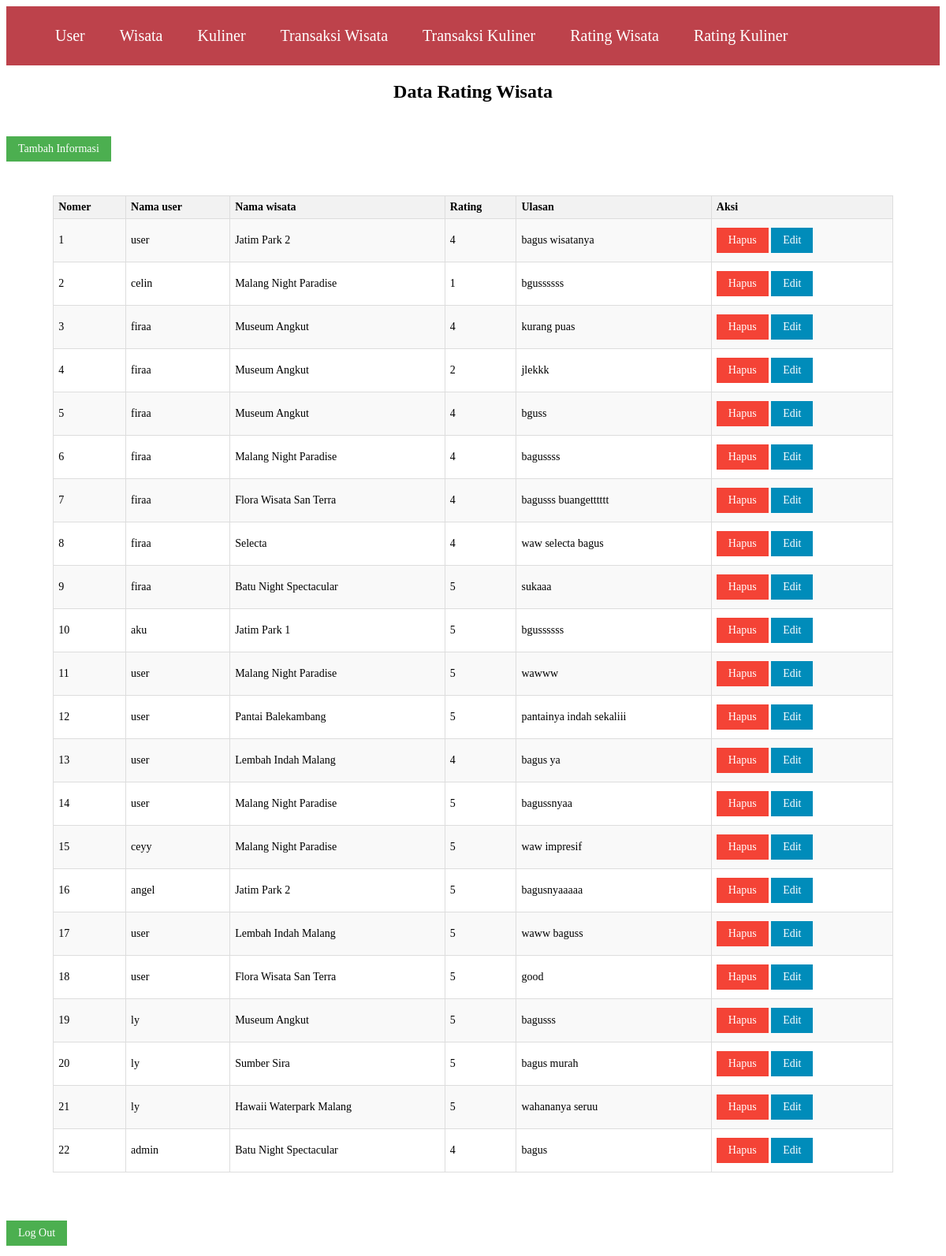
The app's page /admin/rating_wisata/index.php with its own data.
### tables this page shows
CREATE TABLE `rating_wisata` (
  `idrating_wisata` int(11) NOT NULL,
  `IDtransaksi` int(11) NOT NULL,
  `IDwisata` int(11) NOT NULL,
  `ID` int(11) NOT NULL,
  `rating` int(11) NOT NULL,
  `feedback` text NOT NULL
);

CREATE TABLE `user` (
  `nama` varchar(50) NOT NULL,
  `ID` int(11) NOT NULL,
  `username` varchar(50) NOT NULL,
  `password` varchar(50) NOT NULL,
  `level` varchar(50) NOT NULL
);

CREATE TABLE `wisata` (
  `nama_wisata` varchar(225) NOT NULL,
  `deskripsi_wisata` varchar(225) NOT NULL,
  `IDwisata` int(11) NOT NULL,
  `website_wisata` varchar(100) NOT NULL,
  `image` varchar(100) NOT NULL,
  `maps` varchar(100) NOT NULL,
  `jadwal` varchar(50) NOT NULL,
  `harga` decimal(10,3) NOT NULL
);

### admin/rating_wisata/index.php (the view, shortened to what this page needs)
<!DOCTYPE html>
<html lang="en">
<head>
    <link rel="stylesheet" href="../tabell.css">
    <link rel="stylesheet" href="https://unpkg.com/boxicon@latest/css/boxicons.min.css">
</head>
<body>
<header>
    <ul class="navbar">
        <a href="/Project UKL/admin/user/index.php">User</a>
        <a href="/Project UKL/admin/wisata/index.php">Wisata</a>
        <a href="/Project UKL/admin/kuliner/index.php">Kuliner</a>
        <a href="/Project UKL/admin/transaksi/index.php">Transaksi Wisata</a>
        <a href="/Project UKL/admin/transaksi_kuliner/index.php">Transaksi Kuliner</a>
        <a href="/Project UKL/admin/rating_wisata/index.php">Rating Wisata</a>
        <a href="/Project UKL/admin/rating_kuliner/index.php">Rating Kuliner</a>
    </ul>
</header>
    <section class="tabeltransaksi">
    <h1 class="heading">Data Rating Wisata</h1>
    <br>
        <a href="create.php" class="btn">Tambah Informasi</a>
        <br>
        <br>
        <table border="1" class="table">
            <tr>
                <th>Nomer</th>
                <th>Nama user</th>
                <th>Nama wisata</th>
                <th>Rating</th>
                <th>Ulasan</th>
                <th>Aksi</th>
            </tr>
            <?php
            include '../../koneksi.php';
            $query_mysql = mysqli_query($mysqli, "SELECT  user.nama, wisata.nama_wisata, rating_wisata.rating, rating_wisata.feedback
            FROM(( rating_wisata
            INNER JOIN user ON rating_wisata.ID=user.ID)
            INNER JOIN wisata ON rating_wisata.IDwisata=wisata.IDwisata);
            ") or die(mysqli_error($mysqli));
            $nomor = 1;
            while($data = mysqli_fetch_array($query_mysql)) {
            ?>
            <tr>
                <td><?php echo $nomor++; ?></td>
                <td><?php echo $data['nama']; ?></td>
                <td><?php echo $data['nama_wisata']; ?></td>
                <td><?php echo $data['rating']; ?></td>
                <td><?php echo $data['feedback']; ?></td>
                <td><a href='delete.php?id=<?php echo $data['idrating_wisata']; ?>' class="btn-delete">Hapus</a>
                <a href='edit.php?id=<?php echo $data['idrating_wisata']; ?>' class="btn-edit">Edit</a></td>
            </tr>
            <?php } ?>
        </table>
        <br>
        <br>
    <a href="../../login.php" class="btn">Log Out</a>
    </section>
</body>
</html>

### admin/tabell.css (style rules this page uses)
header { position: flex; top: 0; right: 0; width: 100%; z-index: 1000; display: flex; align-items: center; justify-content: space-between; background: transparent; padding: 30px 18%; transition: ease .40s; background-color: #BD424B; margin: 0; padding: 0; }
.navbar { display: flex; }
.navbar a { color: #fff; font-size: 20px; font-weight: 500; padding: 10px 22px; border-radius: 4px; transition: ease .40s; text-decoration: none; }
.heading { text-align: center; margin-top: 20px; font-size: 24px; }
.btn, .btn-delete, .btn-edit { display: inline-block; padding: 8px 15px; margin: 5px 0; font-size: 14px; text-align: center; text-decoration: none; cursor: pointer; }
.btn { background-color: #4CAF50; color: white; }
.btn-delete { background-color: #f44336; color: white; }
.btn-edit { background-color: #008CBA; color: white; }
.table { width: 90%; margin: 20px auto; border-collapse: collapse; font-size: 14px; }
.table th, .table td { border: 1px solid #ddd; padding: 6px; text-align: left; }
.table th { background-color: #f2f2f2; color: black; }
.table tr:nth-child(even) { background-color: #f9f9f9; }

### records on screen
rating_wisata: ID.nama "user", IDwisata.nama_wisata "Jatim Park 2", rating "4", feedback "bagus wisatanya"
rating_wisata: ID.nama "celin", IDwisata.nama_wisata "Malang Night Paradise", rating "1", feedback "bgussssss"
rating_wisata: ID.nama "firaa", IDwisata.nama_wisata "Museum Angkut", rating "4", feedback "kurang puas"
rating_wisata: ID.nama "firaa", IDwisata.nama_wisata "Museum Angkut", rating "2", feedback "jlekkk"
rating_wisata: ID.nama "firaa", IDwisata.nama_wisata "Museum Angkut", rating "4", feedback "bguss"
rating_wisata: ID.nama "firaa", IDwisata.nama_wisata "Malang Night Paradise", rating "4", feedback "bagussss"
rating_wisata: ID.nama "firaa", IDwisata.nama_wisata "Flora Wisata San Terra", rating "4", feedback "bagusss buangetttttt"
rating_wisata: ID.nama "firaa", IDwisata.nama_wisata "Selecta", rating "4", feedback "waw selecta bagus"
rating_wisata: ID.nama "firaa", IDwisata.nama_wisata "Batu Night Spectacular", rating "5", feedback "sukaaa"
rating_wisata: ID.nama "aku", IDwisata.nama_wisata "Jatim Park 1", rating "5", feedback "bgussssss"
rating_wisata: ID.nama "user", IDwisata.nama_wisata "Malang Night Paradise", rating "5", feedback "wawww"
rating_wisata: ID.nama "user", IDwisata.nama_wisata "Pantai Balekambang", rating "5", feedback "pantainya indah sekaliii"
rating_wisata: ID.nama "user", IDwisata.nama_wisata "Lembah Indah Malang", rating "4", feedback "bagus ya"
rating_wisata: ID.nama "user", IDwisata.nama_wisata "Malang Night Paradise", rating "5", feedback "bagussnyaa"
rating_wisata: ID.nama "ceyy", IDwisata.nama_wisata "Malang Night Paradise", rating "5", feedback "waw impresif"
rating_wisata: ID.nama "angel", IDwisata.nama_wisata "Jatim Park 2", rating "5", feedback "bagusnyaaaaa"
rating_wisata: ID.nama "user", IDwisata.nama_wisata "Lembah Indah Malang", rating "5", feedback "waww baguss"
rating_wisata: ID.nama "user", IDwisata.nama_wisata "Flora Wisata San Terra", rating "5", feedback "good"
rating_wisata: ID.nama "ly", IDwisata.nama_wisata "Museum Angkut", rating "5", feedback "bagusss"
rating_wisata: ID.nama "ly", IDwisata.nama_wisata "Sumber Sira", rating "5", feedback "bagus murah"
rating_wisata: ID.nama "ly", IDwisata.nama_wisata "Hawaii Waterpark Malang", rating "5", feedback "wahananya seruu"
rating_wisata: ID.nama "admin", IDwisata.nama_wisata "Batu Night Spectacular", rating "4", feedback "bagus"
